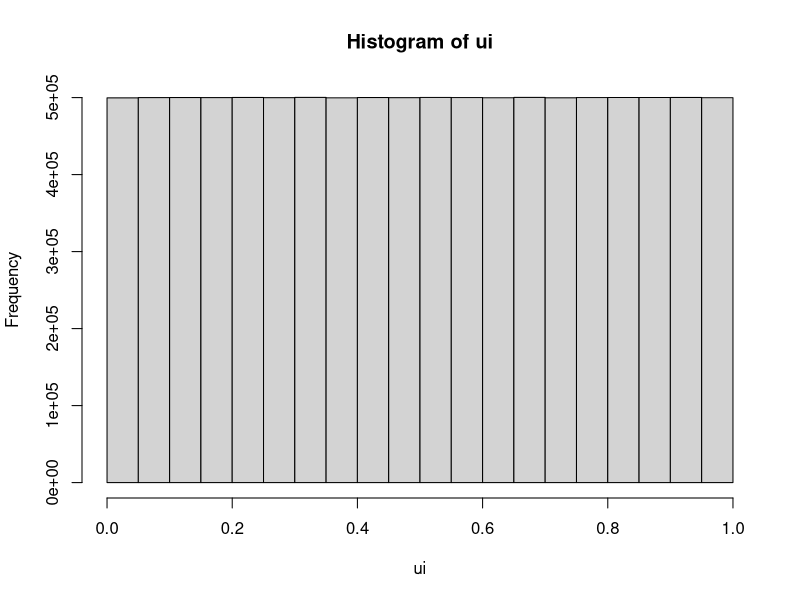
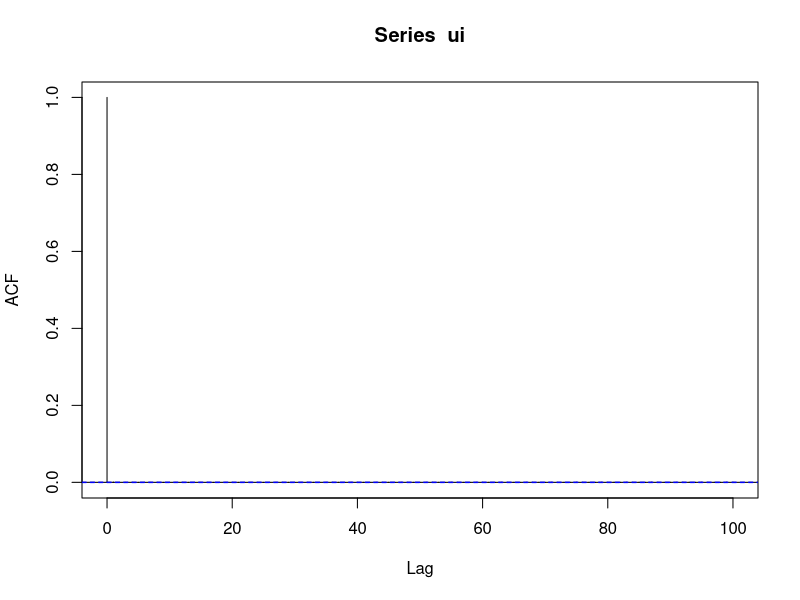
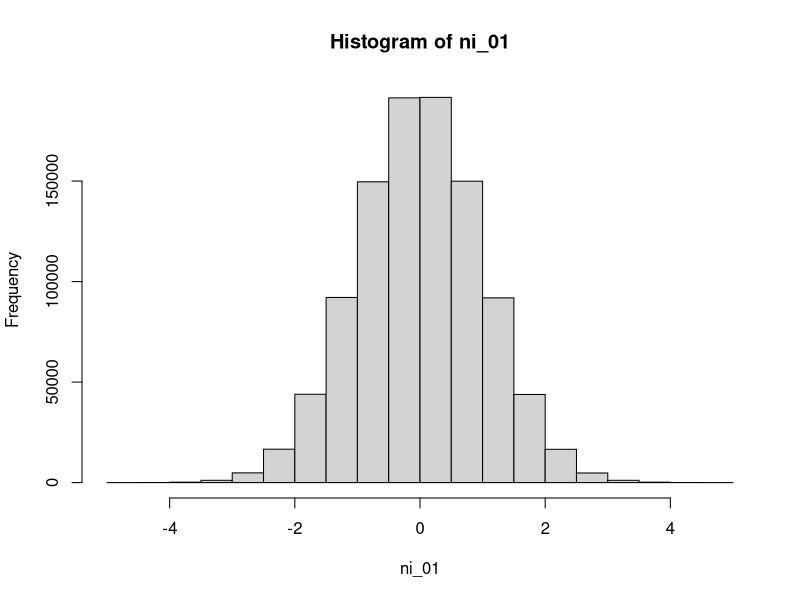
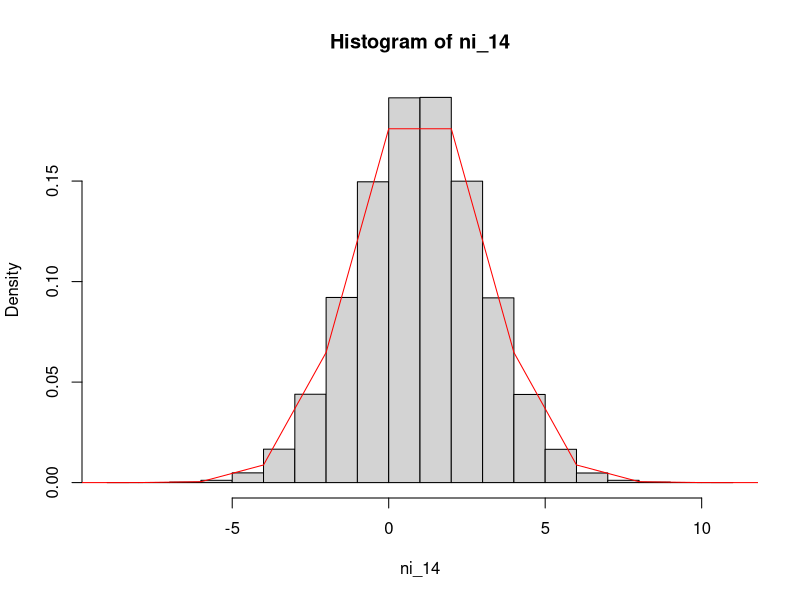
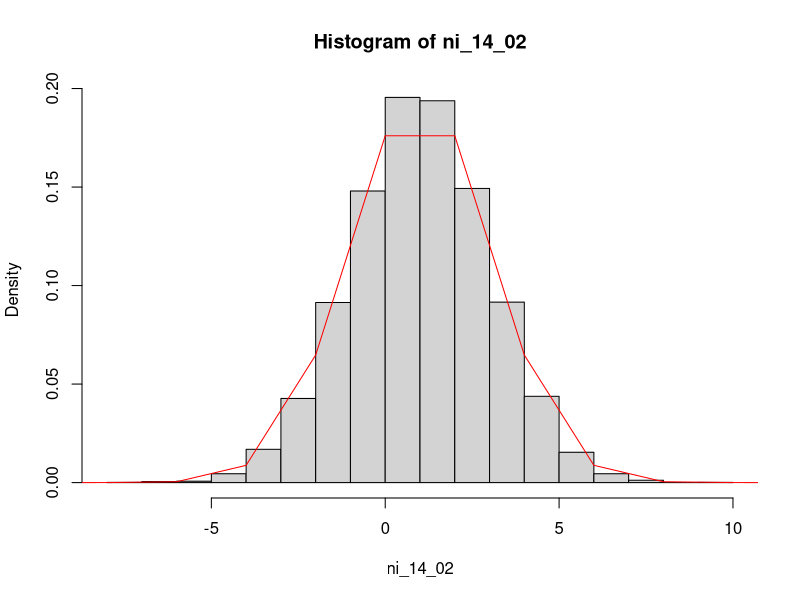
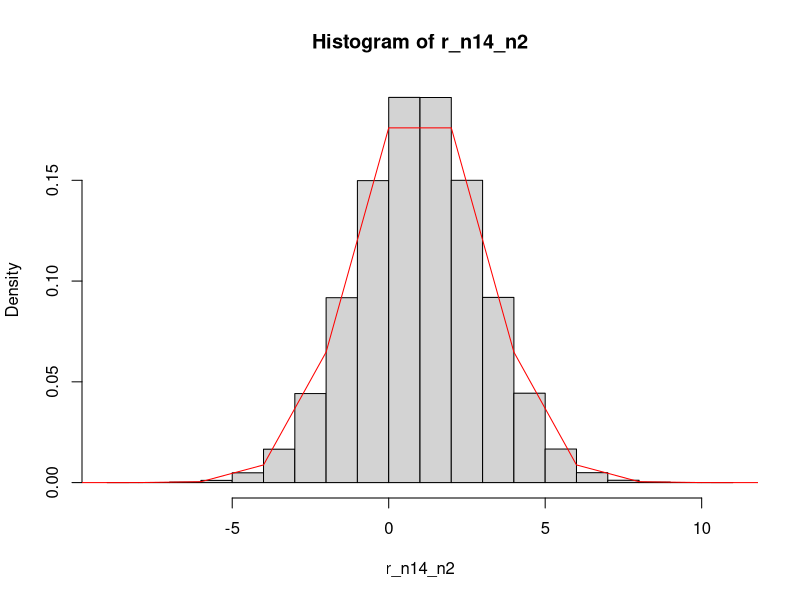
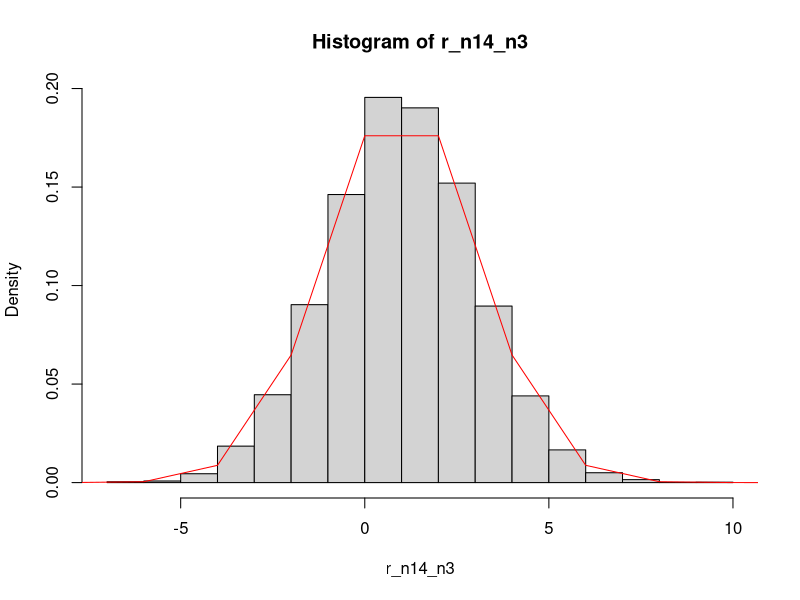
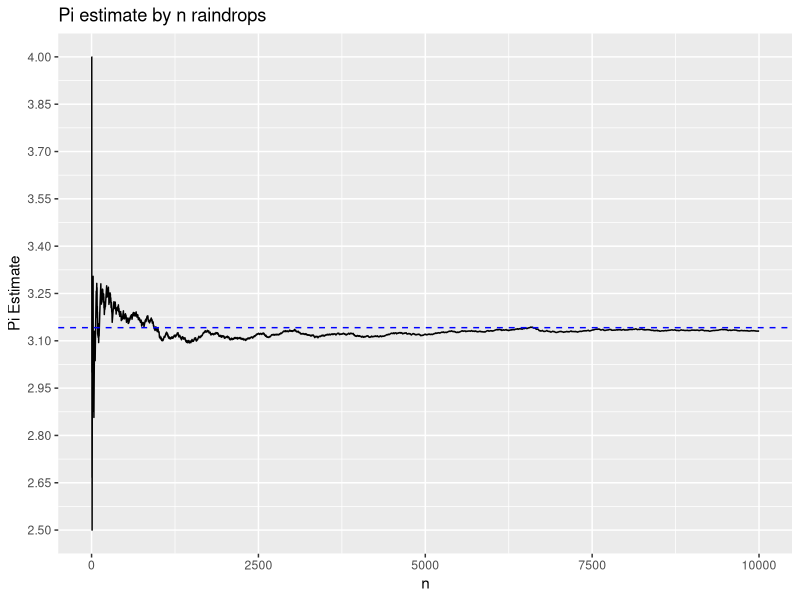

These charts were generated, in order, by the following R code:
## ---- chunk 1

packages <- c('tidyverse','knitr')
lapply(packages, require, character.only = TRUE)


# Problem 1.1 ---------------------------------------------------------------

set.seed(15036)
# make sure my results dont change, im sure with so many samples it will not

x0 <- 2341
a <- 2^18 + 1
b <- 1
m <- 2^35
n <- 10^7
# initialise constants

xi <- x0
# initialise xi array

for (i in 1:n){
  xi[i+1] <- (a*xi[i] +b)%%m}
# loop to generate n xi

# 1.1.a)
ui <- xi[-1]/m
# remove x0 and produce ui from remaining xi

## ---- chunk 2

# 1.1.b)
ui_plot <- hist(ui)

## ---- chunk 3


# 1.1.c)
acf <- acf(ui, lag.max = 100, plot = TRUE)
head(acf)

real_uni <- runif(n)
# generate random informs to compare to using ks.test

## ---- chunk 4

# 1,1.d)
uniform_test <- ks.test(ui, 'punif')
uniform_test

## ---- chunk 5


n2 <- 10^6
ui_sample <- ui[1:(n2/2)]
ui_sample_2 <- ui[((n2/2)+1):n2]


#generate N~(0,1) first

ni_01 <- NULL
for (i in 1:length(ui_sample)){
  ni_01[2*i -1] <- sqrt(-2*log(ui_sample[i])) * cos(2*pi*ui_sample_2[i])
  ni_01[2*i] <- sqrt(-2*log(ui_sample[i])) * sin(2*pi*ui_sample_2[i])
}

# 1.2.a)
ni_14 <- (ni_01*2) + 1
# *2 to achieve var = 4 

hist(ni_01)
# checking the initial dist looks right

hist(ni_14, probability = TRUE)
curve(dnorm(x,mean = 1, sd = 2), -100, 100, add = TRUE, col='red')

## ---- chunk 6

# 1.2.b)
norm_test <- ks.test(ni_14, 'pnorm', mean = 1, sd = 2)
norm_test

## ---- chunk 7

#1.2.c)
n3 <- 10^4
ui_sample_3 <- ui[(n2+1):(n2+(n3/2))]
ui_sample_4 <- ui[(n2+1+(n3/2)):(n2+n3)]


#generate N~(0,1) first again

ni_01_02 <- NULL
for (i in 1:length(ui_sample_3)){
  ni_01_02[2*i -1] <- sqrt(-2*log(ui_sample_3[i])) * cos(2*pi*ui_sample_4[i])
  ni_01_02[2*i] <- sqrt(-2*log(ui_sample_3[i])) * sin(2*pi*ui_sample_4[i])
}


ni_14_02 <- (ni_01_02*2) + 1
# *2 to achieve var = 4 

hist(ni_14_02, probability = TRUE)
curve(dnorm(x,mean = 1, sd = 2), -100, 100, add = TRUE, col='red')


## ---- chunk 8

# 1.2.d)
####  with r generated

r_n14_n2 <- rnorm(n2,1,2)
# n^6 samples of mean 1, sd 2


hist(r_n14_n2, probability = TRUE)
curve(dnorm(x,mean = 1, sd = 2), -100, 100, add = TRUE, col='red')
# matches as before

ks.test(r_n14_n2, 'pnorm', mean = 1, sd = 2)

r_n14_n3 <- rnorm(n3,1,2)
# n^4 samples of mean 1, sd 2


hist(r_n14_n3, probability = TRUE)
curve(dnorm(x,mean = 1, sd = 2), -100, 100, add = TRUE, col='red')
# matches as before

ks.test(r_n14_n3, 'pnorm', mean = 1, sd = 2)
# p-value = 0.9645 so do not reject H0, seems the r generated data is dist Normal with mean 1, sd 2

## ---- chunk 9

#2.2.1)

rm(list=ls())
set.seed(15037)
# clean enviroment for ease, lots of old variables. Reset seed aswell for consistency

N <- 10^4
df <- data.frame(
  x = runif(N, -1,1),
  y = runif(N, -1,1)) %>% mutate(
    radius = x^2 + y^2,
    circle_bool = ifelse(radius <= 1, 1, 0))
# creating df with 4 columns:
# x and y, each 10^4 random uniform U[-1,1] to be treated as our cartesian coords
# column of radius of the two points from origin
# circle_bool = 1 or 0 depending on if the radius of the two points is less than or equal to 0

pi_est <- NULL
for (i in 1:N){
  pi_est[i] <- (sum(df$circle_bool[1:i])/i)*4
}
# applying the test for n = 1..1000, using the circle_bool from before as indicator of inside circle or not

## ---- chunk 10

#2.2.2)

ggplot(data.frame(n = 1:N, pi_est),aes(x = n , y = pi_est)) +
  geom_line() + geom_hline(yintercept =  pi, colour = 'blue', linetype = 'dashed') +
  scale_y_continuous(breaks = seq(2.5,4, 0.15)) +
  ylab('Pi Estimate') + ggtitle('Pi estimate by n raindrops')

## ---- chunk 11

#2.2.3)

k <- 1000
Zn_get <- function (Num = N){
  temp_df <-  data.frame(
    x = runif(Num, -1,1),
    y = runif(Num, -1,1)) %>% mutate(
      circle_bool = ifelse(x^2 + y^2 <= 1, 1, 0))
  pi_n <- 4*(sum(temp_df$circle_bool)/Num)
  sig <- sqrt(4*pi*(1-(pi/4)))
  Zn <- (sqrt(Num)*(pi_n - pi))/sig
  return(Zn)
  }
# define function to return Zn, will iterate this k times


Zn_i <- as.numeric(replicate(k, Zn_get(), simplify=FALSE))
# do zn_get k times and save 


hist(Zn_i, probability = TRUE)
curve(dnorm(x,mean = 0, sd = 1), -100, 100, add = TRUE, col='red')

